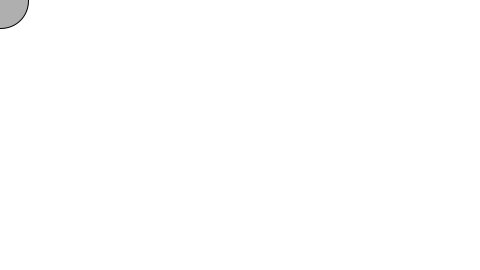
Frame 1 (no input)
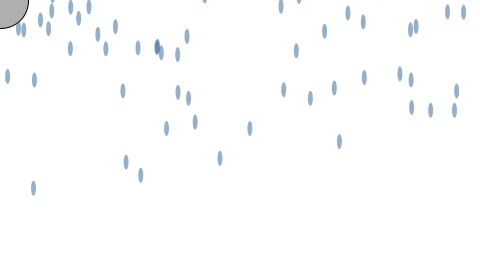
Frame 60 (the mouse pressed at the canvas centre just before this capture)
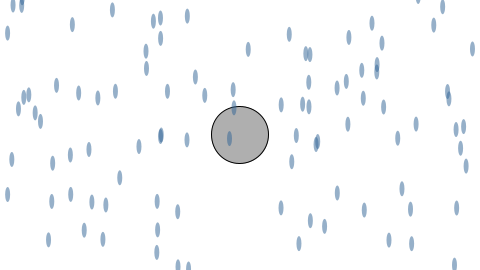
Frame 120 (the mouse held since frame 60 and released just before this capture)

The Processing sketch that drew these frames (run headless with seeded random() and noise(); from frame 60 on, the mouse is pressed at the canvas centre):

// Processing sketch: allTogether
// ── allTogether.pde
Catcher catcher;
Timer timer;
Drop[] drops ;
int totalDrops = 0;

void setup() {
  size(480,270);
  catcher = new Catcher(32);
  drops = new Drop[2000];
  timer = new Timer(2000);
  timer.start();
}

void draw() {
  background(255);
  
  catcher.setLocation(mouseX,mouseY);
  catcher.display();
  
  if(timer.isFinished()) {
    println("2 seconds have passed!");
    timer.start();
  }
  
  drops[totalDrops] = new Drop();
  totalDrops++;
  
  if(totalDrops >= drops.length){
    totalDrops = 0;
  }
  
  for(int i = 0 ; i <totalDrops; i++){
    drops[i].move();
    drops[i].display();
  }
  
}

// ── Catcher.pde
class Catcher {

  float r;
  float x,y;
  
  Catcher(float tempR) {
    r = tempR;
    x = 0;
    y = 0;
  }
  
  void setLocation(float tempX,float tempY) {
    x = tempX;
    y = tempY;
  }
  
  void display() {
    stroke(0);
    fill(175);
    ellipse(x,y, r*1.8,r*1.8);
  }
  
}

// ── Drop.pde
class Drop {
  
  float x,y;
  float speed;
  float r;
  color c;
  
  Drop() {
    r = 6;
    x = random(width);
    y = -r*4;     
    speed = random(1, 5); 
    c = color(50, 100, 150);
  }
  
  void move() { 
    y += speed; 
  }
  
    
  boolean reachedBottom() {
    if(y>height +r*4){
      return true;
    } else {
      return false;
    }
  }
  
  void display() {
    fill(c,130);
    noStroke();
      ellipse(x,y,5,15);
  }
  
  void caught() {
    speed = 0;
    y = -1000;
  }
  
}

// ── Timer.pde
class Timer{

  int savedTime;
  int totalTime;
  
  Timer(int tempTotalTime){
    totalTime = tempTotalTime;
  }
  
  void start() {
    savedTime =millis();
  }
  
  boolean isFinished() {
    int passedTime = millis() - savedTime;
    if (passedTime >totalTime){
      return true;
    } else {
      return false;}
  }
  
}
